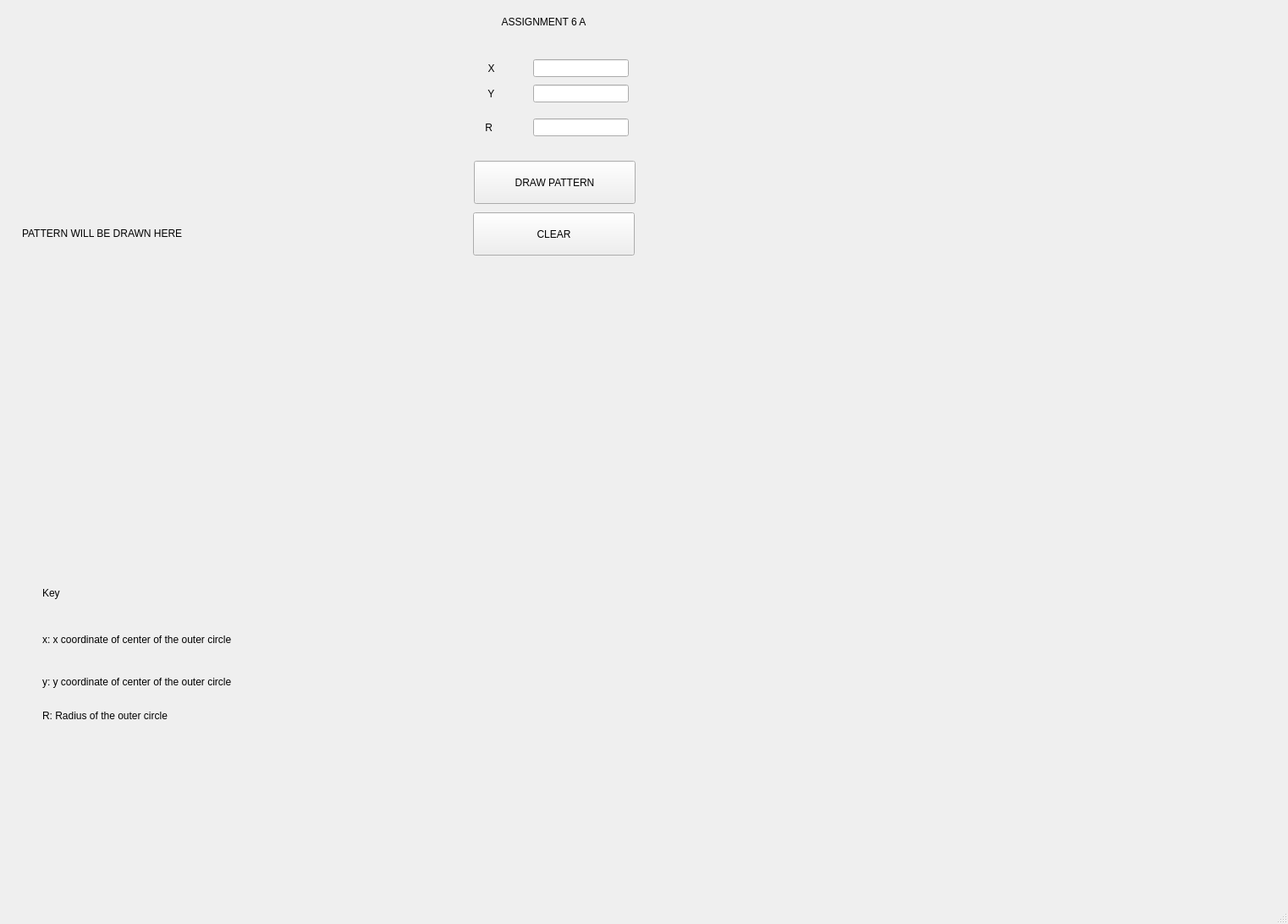
<?xml version="1.0" encoding="UTF-8"?>
<ui version="4.0">
 <class>MainWindow</class>
 <widget class="QMainWindow" name="MainWindow">
  <property name="geometry">
   <rect>
    <x>0</x>
    <y>0</y>
    <width>1522</width>
    <height>1092</height>
   </rect>
  </property>
  <property name="windowTitle">
   <string>MainWindow</string>
  </property>
  <widget class="QWidget" name="centralwidget">
   <widget class="QLabel" name="label_2">
    <property name="geometry">
     <rect>
      <x>580</x>
      <y>0</y>
      <width>201</width>
      <height>51</height>
     </rect>
    </property>
    <property name="text">
     <string>    ASSIGNMENT 6 A</string>
    </property>
   </widget>
   <widget class="QLabel" name="label_3">
    <property name="geometry">
     <rect>
      <x>550</x>
      <y>70</y>
      <width>71</width>
      <height>21</height>
     </rect>
    </property>
    <property name="text">
     <string>        X</string>
    </property>
   </widget>
   <widget class="QLabel" name="label_4">
    <property name="geometry">
     <rect>
      <x>550</x>
      <y>90</y>
      <width>71</width>
      <height>41</height>
     </rect>
    </property>
    <property name="text">
     <string>        Y</string>
    </property>
   </widget>
   <widget class="QLineEdit" name="lineEdit">
    <property name="geometry">
     <rect>
      <x>630</x>
      <y>70</y>
      <width>113</width>
      <height>21</height>
     </rect>
    </property>
   </widget>
   <widget class="QLineEdit" name="lineEdit_2">
    <property name="geometry">
     <rect>
      <x>630</x>
      <y>100</y>
      <width>113</width>
      <height>21</height>
     </rect>
    </property>
   </widget>
   <widget class="QLineEdit" name="lineEdit_3">
    <property name="geometry">
     <rect>
      <x>630</x>
      <y>140</y>
      <width>113</width>
      <height>21</height>
     </rect>
    </property>
   </widget>
   <widget class="QLabel" name="label_5">
    <property name="geometry">
     <rect>
      <x>540</x>
      <y>130</y>
      <width>81</width>
      <height>41</height>
     </rect>
    </property>
    <property name="text">
     <string>          R</string>
    </property>
   </widget>
   <widget class="QPushButton" name="pushButton">
    <property name="geometry">
     <rect>
      <x>560</x>
      <y>190</y>
      <width>191</width>
      <height>51</height>
     </rect>
    </property>
    <property name="text">
     <string>DRAW PATTERN</string>
    </property>
   </widget>
   <widget class="QLabel" name="label">
    <property name="geometry">
     <rect>
      <x>26</x>
      <y>10</y>
      <width>431</width>
      <height>531</height>
     </rect>
    </property>
    <property name="text">
     <string>PATTERN WILL BE DRAWN HERE</string>
    </property>
   </widget>
   <widget class="QPushButton" name="pushButton_2">
    <property name="geometry">
     <rect>
      <x>559</x>
      <y>251</y>
      <width>191</width>
      <height>51</height>
     </rect>
    </property>
    <property name="text">
     <string>CLEAR</string>
    </property>
   </widget>
   <widget class="QLabel" name="label_6">
    <property name="geometry">
     <rect>
      <x>50</x>
      <y>670</y>
      <width>351</width>
      <height>61</height>
     </rect>
    </property>
    <property name="text">
     <string>Key</string>
    </property>
   </widget>
   <widget class="QLabel" name="label_7">
    <property name="geometry">
     <rect>
      <x>50</x>
      <y>740</y>
      <width>311</width>
      <height>31</height>
     </rect>
    </property>
    <property name="text">
     <string>x: x coordinate of center of the outer circle</string>
    </property>
   </widget>
   <widget class="QLabel" name="label_8">
    <property name="geometry">
     <rect>
      <x>50</x>
      <y>790</y>
      <width>311</width>
      <height>31</height>
     </rect>
    </property>
    <property name="text">
     <string>y: y coordinate of center of the outer circle</string>
    </property>
   </widget>
   <widget class="QLabel" name="label_10">
    <property name="geometry">
     <rect>
      <x>50</x>
      <y>830</y>
      <width>311</width>
      <height>31</height>
     </rect>
    </property>
    <property name="text">
     <string>R: Radius of the outer circle</string>
    </property>
   </widget>
  </widget>
  <widget class="QMenuBar" name="menubar">
   <property name="geometry">
    <rect>
     <x>0</x>
     <y>0</y>
     <width>1522</width>
     <height>21</height>
    </rect>
   </property>
  </widget>
  <widget class="QStatusBar" name="statusbar"/>
 </widget>
 <resources/>
 <connections/>
</ui>
